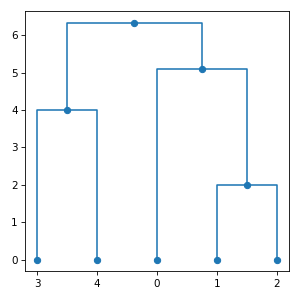

Source code (Python):
import numpy
import matplotlib.pyplot
from subrela.clustering import get_clusters
from subrela.plot import get_dendrogram_data
from subrela.plot.matplotlib import draw_dendrogram, draw_node_marker

X = numpy.array([[0, -5, -5, 6, 6], [0, -1, 1, -2, 2]])

Z = get_clusters(X)
leaf_data, node_data, tree_data, cut_data = get_dendrogram_data(Z)

_, ax = matplotlib.pyplot.subplots(figsize=(4, 4))
draw_dendrogram(ax, leaf_data, tree_data, cut_data)
draw_node_marker(ax, node_data, kws={'marker': 'o'})
matplotlib.pyplot.show()
